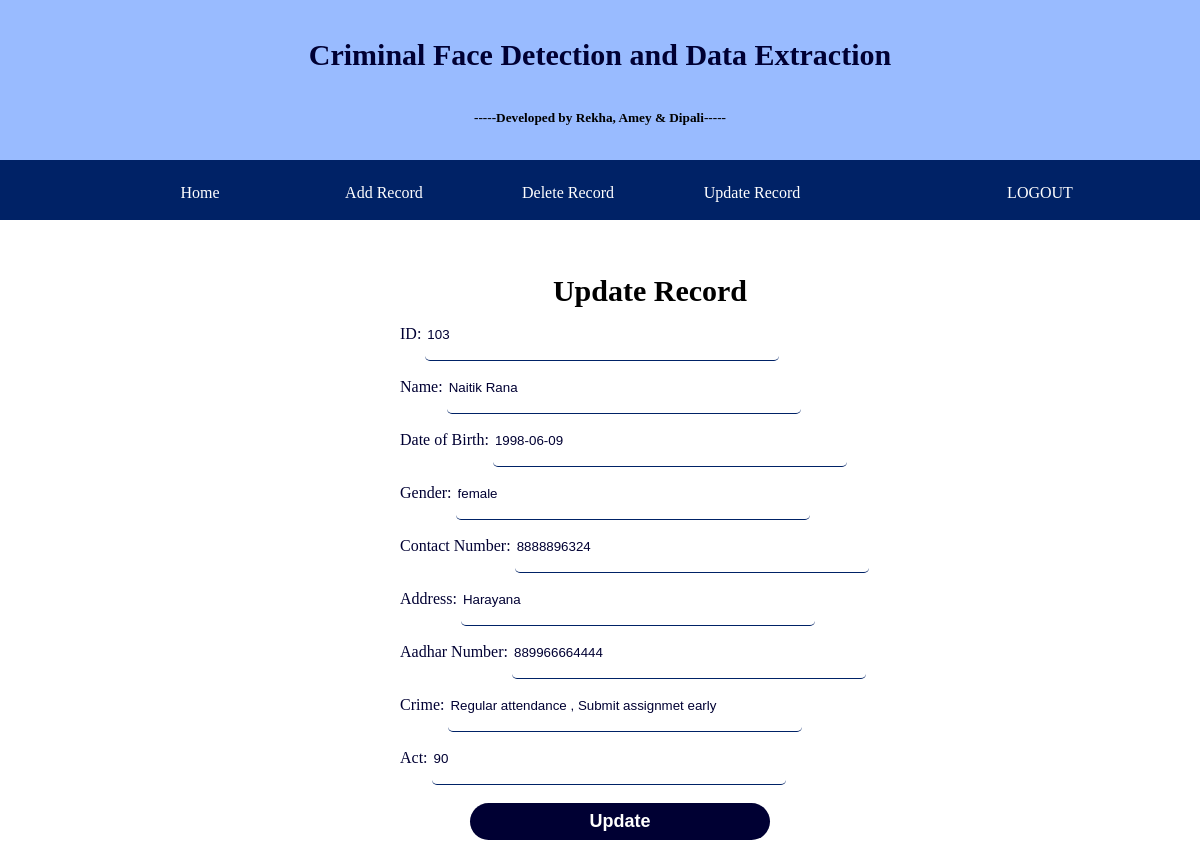
Page /update1/103 on the committed database.
### tables this page shows
CREATE TABLE "users" (
	`id`	INTEGER NOT NULL PRIMARY KEY AUTOINCREMENT UNIQUE,
	`name`	TEXT NOT NULL,
	`dob`	TEXT,
	`gender`	TEXT,
	`contact`	INTEGER,
	`address`	TEXT,
	`aadhar`	INTEGER,
	`crime`	TEXT,
	`act`	TEXT,
	`created`	INTEGER
);

### app.py (the view)
@app.route('/update1/<id>')
def update1(id):
    print(id)
    con = sqlite3.connect("database.db")
    con.row_factory = sqlite3.Row
    cur = con.cursor()
    cur.execute("SELECT * from users WHERE id=?", [id])
    results = cur.fetchall()
    con.commit()
    print("done")
    return render_template('update.html', rows=results)

### templates/update.html (shortened to what this page needs)
{% extends 'layout_police.html' %}
{% block content %}
<html lang="en">
<head>
</head>
<body>
    <br><br><br>
    <form class="form_area" action="{{ url_for('upd')}}" method="post">
        <p>Update Record</p>
        {% for row in rows %}
        <label>ID:</label> <input type="text" value="{{row['id']}}" name="id"><br>
        <label>Name:</label> <input type="text" value="{{row['name']}}" name="name"><br>
        <label>Date of Birth: </label><input type="text" value="{{row['dob']}}" name="dob"><br>
        <label>Gender: </label>
        <input type="text" value="{{row['gender']}}" name="gender"><br>
        <label>Contact Number: </label><input type="text" value="{{row['contact']}}" name="contact"><br>
        <label>Address:</label> <input type="text" value="{{row['address']}}" name="address"><br>
        <label>Aadhar Number: </label><input type="text" value="{{row['aadhar']}}" name="aadhar"><br>
        <label>Crime:</label> <input type="text" value="{{row['crime']}}" name="crime"><br>
        <label>Act:</label> <input type="text" value="{{row['act']}}" name="act"><br><br>
        <button type="submit" >Update</button>
        <br><br>
        {% endfor %}
    </form>
</body>
</html>
{% endblock %}

### templates/layout_police.html (style rules this page uses)
* { margin:0; }

### templates/update.html (style rules this page uses)
.form_area { margin-left:350px; width:600px; }
.form_area input[type=text], .form_area input[type=date], .form_area input[type=password], .form_area select { height:50px; width:350px; color:#000033; border:black; border-bottom:1px solid #002266; border-radius:5px; }
.form_area label { margin-left:50px; height:50px; width:50px; color:#000033; }
.form_area button { border:none; height:37px; outline:none; color:#ffffff; font-size:18px; background-color:#000033; cursor:pointer; font-weight:bold; border-radius:20px; text-decoration:none; margin-left:120px; width:300px; }
.form_area p { text-align:center; font-size:30px; font-weight:bold; }

### rows in the picture
users: id "103", name "Naitik Rana", dob "1998-06-09", gender "female", contact "8888896324", address "Harayana", aadhar "889966664444", crime "Regular attendance , Submit assignmet early", act "90"
